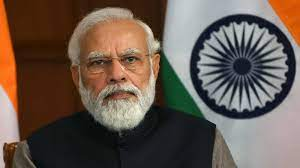
#> input picture images/leaders/train/modi/10.jpeg, 300 x 168 px, found by its file name; its folder holds only this picture in this run
$ python 24-faces-train.py
#> lines starting #> are read from the running program, lines starting #| are printed output that depends on the picture
import os
import cv2 as cv
import numpy as np

people = ['modi' , 'trump' , 'netanyahu']
# creatin a list of people

DIR = r'/home/atharva007/Python/OpenCV-Learning/images/leaders/train'

# the training set will contain 2 lists
features = []
labels = []
# for every face, there will be a correcponding label

haar_cascade = cv.CascadeClassifier('haar_face.xml')


def create_train() :
    for person in people :
        path = os.path.join(DIR , person)
        # joining the path

        # creating a label variable
        label = people.index(person)

        for img in os.listdir(path) :
            img_path = os.path.join(path , img)

            img_array = cv.imread(img_path)
#> img_array is the input picture: shape (168, 300, 3); mean B, G, R 78.3, 88.8, 104.1
            gray = cv.cvtColor(img_array , cv.COLOR_BGR2GRAY)
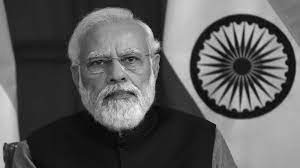
#> gray: shape (168, 300); min 1, max 247, mean 92.2


            faces_rect = haar_cascade.detectMultiScale(gray , scaleFactor = 1.1 , minNeighbors = 4)
#> faces_rect = [[69, 24, 94, 94]]

            for (x,y,w,h) in faces_rect :
                faces_roi = gray[y:y+h , x:x+w]
                features.append(faces_roi)
                labels.append(label)
#> this loop made 1 pass
#> pass 1, in create_train, `faces_roi = gray[y:y+h , x:x+w]`:
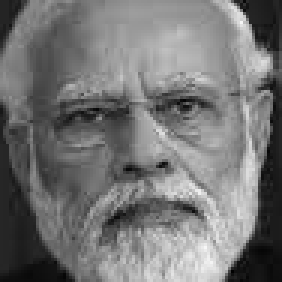
#> faces_roi: shape (94, 94) (shown 3 times larger); min 1, max 247, mean 116.8
#> after the loop, features = 1 item; labels = [0]


#> (the run stopped early here; a loop or call above may not have finished)
